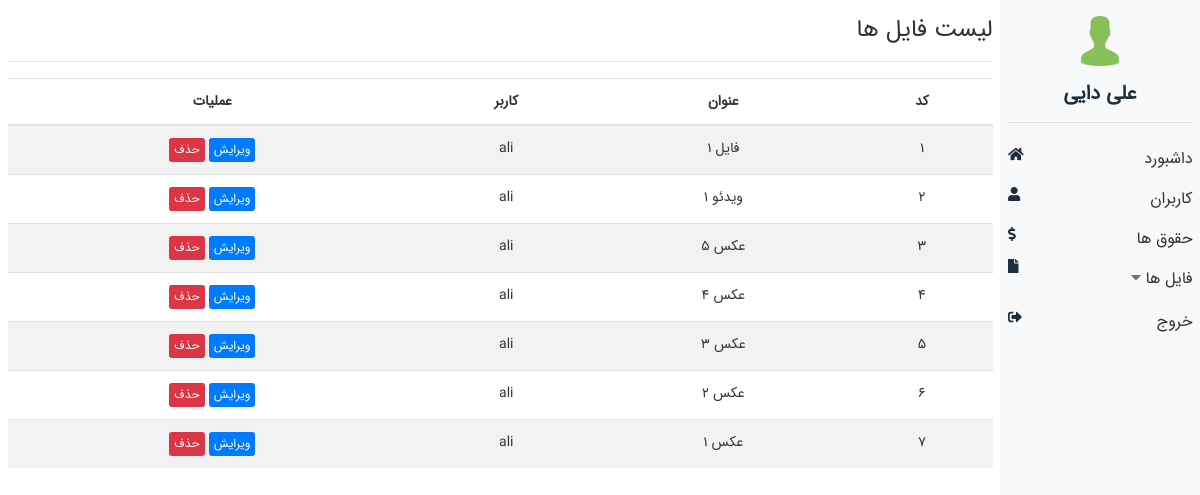
The page /admin/list.php (signed in) on the database its author committed.
### tables this page shows
CREATE TABLE `files` (
  `id` int(11) NOT NULL,
  `userid` int(11) NOT NULL,
  `type` varchar(255) NOT NULL,
  `title` varchar(255) DEFAULT NULL,
  `file` varchar(255) NOT NULL,
  `link` varchar(255) DEFAULT NULL,
  `created_at` int(11) NOT NULL
);

CREATE TABLE `users` (
  `ID` int(10) UNSIGNED NOT NULL,
  `name` varchar(255) NOT NULL,
  `username` varchar(255) NOT NULL,
  `password` varchar(255) NOT NULL,
  `email` varchar(255) NOT NULL,
  `phone` varchar(20) NOT NULL,
  `address` varchar(255) NOT NULL,
  `permission` int(11) NOT NULL,
  `created_at` int(11) NOT NULL
);

### admin/list.php (the view, shortened to what this page needs)
<?php
require_once "../includes/dbconfig.php";
$data = $conn->query("SELECT * FROM `files` INNER JOIN `users` ON `users`.`ID`=`files`.`userid` ORDER BY `files`.`created_at` DESC");
$total = $data->rowCount();
?>
<!doctype html>
<html lang="fa">
<head>
    <link rel="stylesheet" href="css/bootstrap.min.css">
    <link rel="stylesheet" href="css/adminlte.min.css">
    <link rel="stylesheet" href="css/admin.css">
</head>
<body>
<div class="container-fluid">
    <div class="row">
        <div class="col-2 admin-menu text-center bg-light py-3">
            <?php
            include("menu.php");
            ?>
        </div>
        <div class="col-10 admin-content text-right py-3">
            <h4>لیست فایل ها</h4>
            <hr>
            <table class="table table-striped table-hover text-center">
                <thead>
                <tr>
                    <th>کد</th>
                    <th>عنوان</th>
                    <th>کاربر</th>
                    <th>عملیات</th>
                </tr>
                </thead>
                <tbody>
                <?php if($total){ $count = 1; while($rows = $data->fetch()){ ?>
                        <tr>
                            <td><?=$count++?></td>
                            <td><?=$rows['title']?></td>
                            <td><?=$rows['username']?></td>
                            <td>
                                <a href="edit.php?id=<?=$rows['id']?>"class="btn btn-xs btn-primary">ویرایش</a>
                                <a href="list.php?delete=<?=$rows['id']?>" class="btn btn-xs btn-danger">حذف</a>
                            </td>
                        </tr>
                <?php } }else{ ?>
                <tr><td colspan="10">محتوایی جهت نمایش موجود نمی باشد.</td></tr>
                <?php } ?>
                </tbody>
            </table>
        </div>
    </div>
</div>
</body>
</html>

### admin/menu.php (shortened to what this page needs)
<img src="img/user.png" class="img-fluid" alt="" width="50" height="50">
<h5 class="font-weight-bold pt-3"><?=$_SESSION['fullname']?></h5>
<hr>
<nav class="text-right">
    <div class="d-flex justify-content-between py-2">
        <a class="d-block" href="index.php">داشبورد</a>
        <i class="fas fa-home"></i>
    </div>
    <div class="d-flex justify-content-between py-2">
        <a class="d-block" href="users.php">کاربران</a>
        <i class="fas fa-user"></i>
    </div>
    <div class="d-flex justify-content-between py-2">
        <a class="d-block" href="pension_list.php">حقوق ها</a>
        <i class="fas fa-dollar-sign"></i>
    </div>
    <ul class="nav nav-sidebar d-flex justify-content-between p-0" data-widget="treeview">
        <li class="nav-item"><a href="" class="nav-link px-0">فایل ها<i class="fas fa-caret-down mr-1 text-muted"></i></a>
        </li>
        <i class="fas fa-file"></i>
    </ul>
    <div class="d-flex justify-content-between py-2">
        <a class="d-block" href="logout.php">خروج</a>
        <i class="fas fa-sign-out-alt "></i>
    </div>
</nav>

### admin/css/admin.css (style rules this page uses)
body { direction: rtl; padding: 0; margin: 0; font-family: 'IRANSansWeb'; font-size: 14px; color: #333333; }
a { text-decoration: none; }
.admin-menu { height: 100vh; }
.admin-menu a { color: #333333; font-size: 16px; }

### rows shown on the page
files: title "فایل 1", userid.username "ali"
files: title "ویدئو 1", userid.username "ali"
files: title "عکس 5", userid.username "ali"
files: title "عکس 4", userid.username "ali"
files: title "عکس 3", userid.username "ali"
files: title "عکس 2", userid.username "ali"
files: title "عکس 1", userid.username "ali"

### other values the page prints
$_SESSION['fullname'] "علی دایی"
